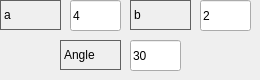
      <widget class="QWidget" name="page">
       <widget class="QLabel" name="label_89">
        <property name="geometry">
         <rect>
          <x>0</x>
          <y>0</y>
          <width>61</width>
          <height>30</height>
         </rect>
        </property>
        <property name="styleSheet">
         <string notr="true">QLabel{

     border-width: 1px;

     border-style: solid;

     border-color: rgb(96, 96, 96);

}</string>
        </property>
        <property name="text">
         <string>a</string>
        </property>
        <property name="margin">
         <number>-1</number>
        </property>
       </widget>
       <widget class="QLineEdit" name="lineEdit_38">
        <property name="geometry">
         <rect>
          <x>70</x>
          <y>0</y>
          <width>51</width>
          <height>31</height>
         </rect>
        </property>
        <property name="text">
         <string>4</string>
        </property>
       </widget>
       <widget class="QLabel" name="label_90">
        <property name="geometry">
         <rect>
          <x>130</x>
          <y>0</y>
          <width>61</width>
          <height>30</height>
         </rect>
        </property>
        <property name="styleSheet">
         <string notr="true">QLabel{

     border-width: 1px;

     border-style: solid;

     border-color: rgb(96, 96, 96);

}</string>
        </property>
        <property name="text">
         <string>b</string>
        </property>
        <property name="margin">
         <number>-1</number>
        </property>
       </widget>
       <widget class="QLineEdit" name="lineEdit_59">
        <property name="geometry">
         <rect>
          <x>200</x>
          <y>0</y>
          <width>51</width>
          <height>31</height>
         </rect>
        </property>
        <property name="text">
         <string>2</string>
        </property>
       </widget>
       <widget class="QLabel" name="label_91">
        <property name="geometry">
         <rect>
          <x>60</x>
          <y>40</y>
          <width>61</width>
          <height>30</height>
         </rect>
        </property>
        <property name="styleSheet">
         <string notr="true">QLabel{

     border-width: 1px;

     border-style: solid;

     border-color: rgb(96, 96, 96);

}</string>
        </property>
        <property name="text">
         <string>Angle</string>
        </property>
        <property name="margin">
         <number>-1</number>
        </property>
       </widget>
       <widget class="QLineEdit" name="lineEdit_60">
        <property name="geometry">
         <rect>
          <x>130</x>
          <y>40</y>
          <width>51</width>
          <height>31</height>
         </rect>
        </property>
        <property name="text">
         <string>30</string>
        </property>
       </widget>
      </widget>
